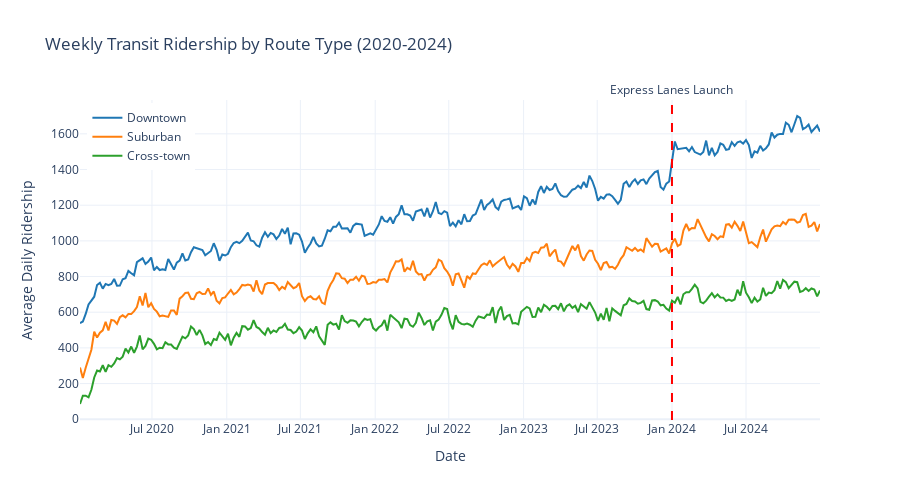

Notebook code for this chart:
### Markdown cell above
---
## 2. Time Series Overview

Visual inspection of ridership patterns across the full observation period. The vertical line marks the January 2024 express lane intervention.

### Code cell
fig = go.Figure()

for route in df['route_type'].unique():
    route_data = df[df['route_type'] == route].sort_values('date')
    
    fig.add_trace(go.Scatter(
        x=route_data['date'],
        y=route_data['avg_ridership'],
        mode='lines',
        name=route,
        line=dict(color=ROUTE_COLORS[route], width=2),
        hovertemplate='<b>%{fullData.name}</b><br>Date: %{x|%Y-%m-%d}<br>Ridership: %{y:.0f}<extra></extra>'
    ))

# Add intervention line
fig.add_vline(
    x=INTERVENTION_DATE.timestamp() * 1000,
    line_dash="dash",
    line_color="red",
    annotation_text="Express Lanes Launch",
    annotation_position="top"
)

fig.update_layout(
    title='Weekly Transit Ridership by Route Type (2020-2024)',
    xaxis_title='Date',
    yaxis_title='Average Daily Ridership',
    height=500,
    hovermode='x unified',
    legend=dict(yanchor="top", y=0.99, xanchor="left", x=0.01)
)

fig.show()
fig.write_image(f"{fig_output_dir}/01_full_time_series.png", scale=2)

print("\nInitial Observations:")
print("- All routes show positive pre-intervention trends")
print("- Visual evidence of level increase at intervention (Jan 2024)")
print("- Route types maintain distinct baseline levels throughout period")
print("- No obvious structural breaks or anomalies in pre-period")

### Figure 1 — Plotly figure (JSON) as saved in the notebook; plotly's stock layout.template omitted (floating-point values rounded to 4 significant figures; data arrays with more than 128 entries replaced by an {"elided": "..."} marker saying what was removed)
{"data": [{"hovertemplate": "<b>%{fullData.name}</b><br>Date: %{x|%Y-%m-%d}<br>Ridership: %{y:.0f}<extra></extra>", "line": {"color": "#1f77b4", "width": 2}, "mode": "lines", "name": "Downtown", "type": "scatter", "x": {"elided": "261 str values"}, "y": {"elided": "261 float values"}}, {"hovertemplate": "<b>%{fullData.name}</b><br>Date: %{x|%Y-%m-%d}<br>Ridership: %{y:.0f}<extra></extra>", "line": {"color": "#ff7f0e", "width": 2}, "mode": "lines", "name": "Suburban", "type": "scatter", "x": {"elided": "261 str values"}, "y": {"elided": "261 float values"}}, {"hovertemplate": "<b>%{fullData.name}</b><br>Date: %{x|%Y-%m-%d}<br>Ridership: %{y:.0f}<extra></extra>", "line": {"color": "#2ca02c", "width": 2}, "mode": "lines", "name": "Cross-town", "type": "scatter", "x": {"elided": "261 str values"}, "y": {"elided": "261 float values"}}], "layout": {"annotations": [{"showarrow": false, "text": "Express Lanes Launch", "x": 1704063600000, "xanchor": "center", "xref": "x", "y": 1, "yanchor": "bottom", "yref": "y domain"}], "height": 500, "hovermode": "x unified", "legend": {"x": 0.01, "xanchor": "left", "y": 0.99, "yanchor": "top"}, "shapes": [{"line": {"color": "red", "dash": "dash"}, "type": "line", "x0": 1704063600000, "x1": 1704063600000, "xref": "x", "y0": 0, "y1": 1, "yref": "y domain"}], "title": {"text": "Weekly Transit Ridership by Route Type (2020-2024)"}, "xaxis": {"title": {"text": "Date"}}, "yaxis": {"title": {"text": "Average Daily Ridership"}}}}
